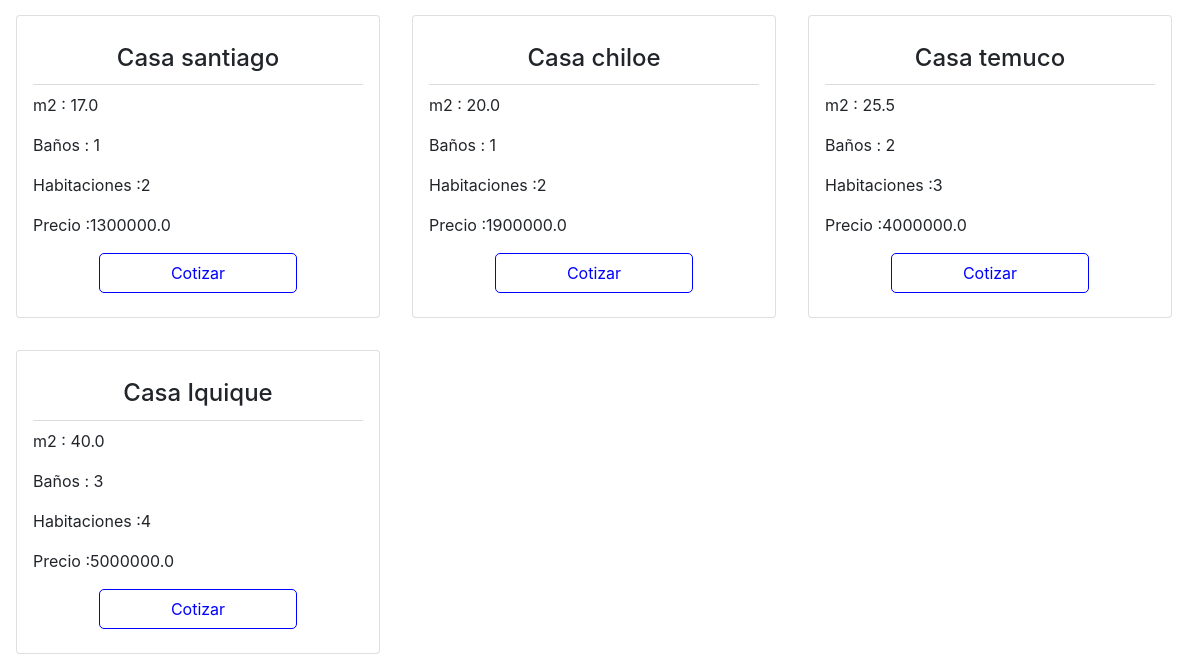
The page /Casas/Lista/ (lower part) on the database as committed earlier.
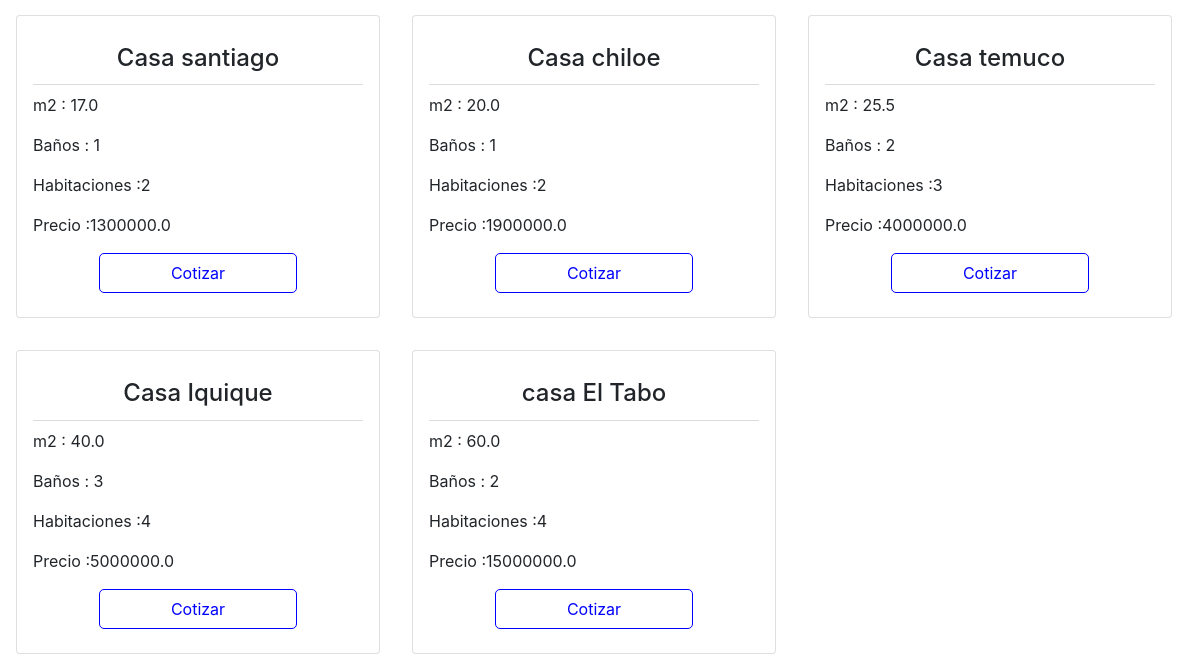
The same page on the database as committed later.
### gestion/models.py (models this page shows)
class Casa(models.Model):
    codigo = models.CharField(max_length=10)
    nombre = models.CharField(max_length=50)
    m2 = models.FloatField(max_length=10)
    habitaciones = models.IntegerField()
    banhos = models.IntegerField()
    precio = models.FloatField()

### gestion/views.py (the view)
# urls.py: path('Casas/Lista/',listar_casas),
def listar_casas(request):
    casas = Casa.objects.all()
    return render(request,'Lista-casas.html',{"casa": casas})

### gestion/templates/Lista-casas.html (shortened to what this page needs)
<!DOCTYPE html>
<html lang="en">
<head>
    <link rel="stylesheet" href="https://cdn.jsdelivr.net/npm/bootstrap@4.5.3/dist/css/bootstrap.min.css">
</head>
<body>
    {% include 'Navbar.html' %}
    <div class="lista-casas">
        <div class="lista">
                {% if casa %}
                {% for casa in casa %}
                <div class="card">
                    <div class="info-card">
                        <h4>{{casa.nombre}}</h4>
                        <p>m2 : {{casa.m2}}</p>
                        <p>Baños : {{casa.banhos}}</p>
                        <p>Habitaciones :{{casa.habitaciones}}</p>
                        <p>Precio :{{casa.precio}}</p>
                        <button class="cotizar">Cotizar</button>
                    </div>
                </div>
                {% endfor %}
                {% else %}
                <p>no hay casas</p>
                {% endif %}
        </div>
    </div>
</body>
</html>

Rows that differ between the two databases and show on the page:
added Casa: nombre "casa El Tabo", m2 "60.0", banhos "2", habitaciones "4", precio "15000000.0"
